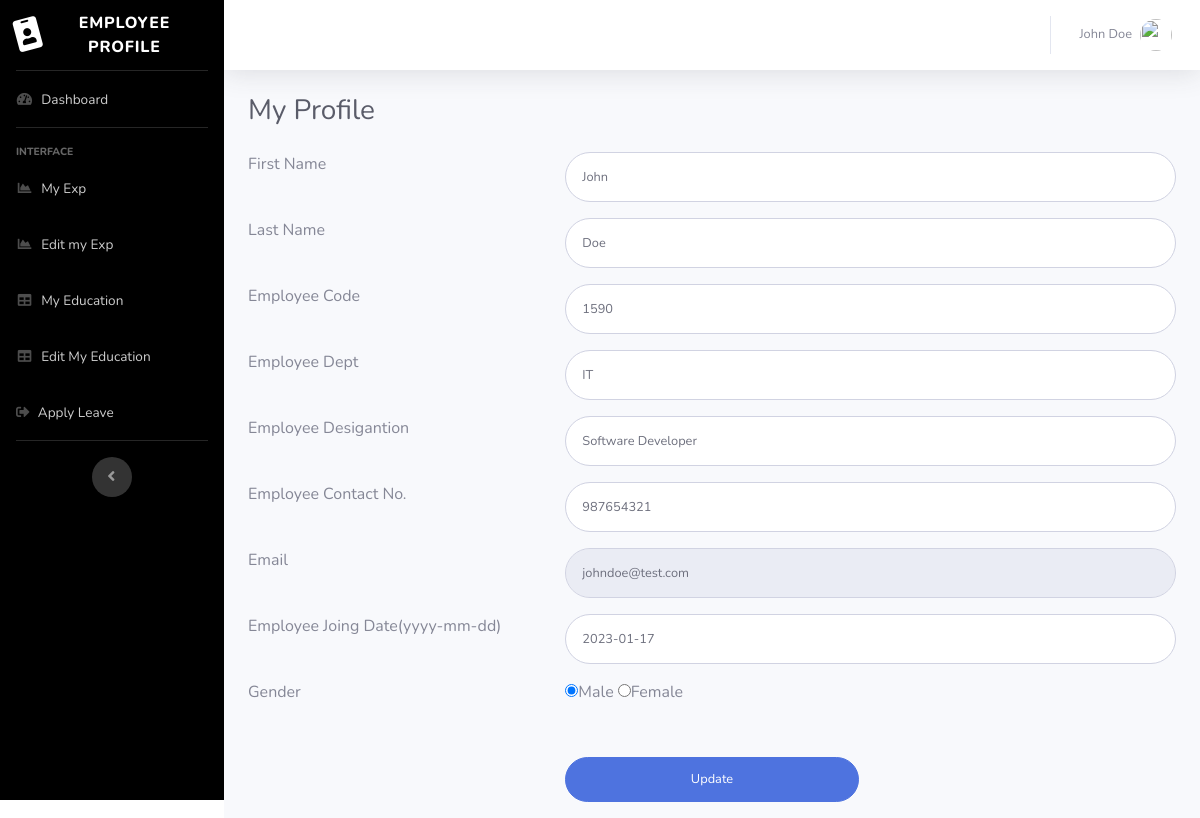
/erms/myprofile.php (signed in), run on the app's committed database.
### tables this page shows
CREATE TABLE `employeedetail` (
  `ID` int(11) NOT NULL,
  `EmpFname` varchar(50) DEFAULT NULL,
  `EmpLName` varchar(50) NOT NULL,
  `EmpCode` varchar(50) DEFAULT NULL,
  `EmpDept` varchar(120) DEFAULT NULL,
  `EmpDesignation` varchar(120) DEFAULT NULL,
  `EmpContactNo` bigint(10) DEFAULT NULL,
  `EmpGender` enum('Male','Female') DEFAULT NULL,
  `EmpEmail` varchar(200) DEFAULT NULL,
  `EmpPassword` varchar(100) DEFAULT NULL,
  `EmpJoingdate` date DEFAULT NULL,
  `PostingDate` timestamp NOT NULL DEFAULT current_timestamp()
);

### erms/myprofile.php (the view, shortened to what this page needs)
<?php
include('includes/dbconnection.php');
if (strlen($_SESSION['uid']==0)) {
  header('location:logout.php');
  } else{
  ?>
<!DOCTYPE html>
<html lang="en">
<head>
  <link href="vendor/fontawesome-free/css/all.min.css" rel="stylesheet" type="text/css">
  <link href="css/sb-admin-2.min.css" rel="stylesheet">
</head>
<body id="page-top">
  <div id="wrapper">
  <?php include_once('includes/sidebar.php')?>
    <div id="content-wrapper" class="d-flex flex-column">
      <div id="content">
         <?php include_once('includes/header.php')?>
        <div class="container-fluid">
          <h1 class="h3 mb-4 text-gray-800">My Profile</h1>
<form class="user" method="post" action="">
  <?php
$eid=$_SESSION['uid'];
$ret=mysqli_query($con,"select * from employeedetail where ID='$eid'");
while ($row=mysqli_fetch_array($ret)) {
?>
               <div class="row">
                <div class="col-4 mb-3">First Name</div>
                   <div class="col-8 mb-3">   <input type="text" class="form-control form-control-user" id="FirstName" name="FirstName" aria-describedby="emailHelp" required="true" value="<?php  echo $row['EmpFname'];?>"></div>
                    </div>
                    <div class="row">
                      <div class="col-4 mb-3">Last Name </div>
                     <div class="col-8 mb-3">  <input type="text" class="form-control form-control-user" id="LastName" name="LastName" aria-describedby="emailHelp" required="true" value="<?php  echo $row['EmpLName'];?>"></div>
                     </div>
                    <div class="row">
                    <div class="col-4 mb-3">Employee Code </div>
                    <div class="col-8 mb-3">
                      <input type="text" class="form-control form-control-user" id="EmpCode" name="EmpCode" aria-describedby="emailHelp" required="true" value="<?php  echo $row['EmpCode'];?>"></div>
                    </div>
                    <div class="row">
                      <div class="col-4 mb-3">Employee Dept</div>
                     <div class="col-8 mb-3">
                      <input type="text" class="form-control form-control-user" id="EmpDept" name="EmpDept" aria-describedby="emailHelp" required="true" value="<?php  echo $row['EmpDept'];?>">
                    </div></div>
                    <div class="row">
                    <div class="col-4 mb-3">Employee Desigantion</div>
                    <div class="col-8 mb-3">
                      <input type="text" class="form-control form-control-user" id="EmpDesignation" name="EmpDesignation" aria-describedby="emailHelp" required="true" value="<?php  echo $row['EmpDesignation'];?>">
                    </div></div>
                    <div class="row">
                      <div class="col-4 mb-3">Employee Contact No.</div>
                    <div class="col-8 mb-3">
                      <input type="text" class="form-control form-control-user" id="EmpContactNo" name="EmpContactNo" aria-describedby="emailHelp" required="true" value="<?php  echo $row['EmpContactNo'];?>">
                    </div></div>
                    <div class="row">
                    <div class="col-4 mb-3">Email</div>
                   <div class="col-8 mb-3">
                      <input type="email" class="form-control form-control-user" id="Email" name="Email" aria-describedby="emailHelp" placeholder="Enter Email Address..." required="true" value="<?php  echo $row['EmpEmail'];?>" readonly="true">
                    </div></div>
                    <div class="row">
                      <div class="col-4 mb-3">Employee Joing Date(yyyy-mm-dd)</div>
                    <div class="col-8  mb-3">
                      <input type="text" class="form-control form-control-user" value="<?php  echo $row['EmpJoingdate'];?>" id="jDate" name="EmpJoingdate" aria-describedby="emailHelp">
                    </div></div>
                    <div class="row">
                      <div class="col-4 mb-3">Gender</div>
                    <div class="col-4 mb-3">
<?php if($row['EmpGender']=="Male")
{?>
                      <input type="radio" id="gender" name="gender" value="Male" checked="true">Male
                     <input type="radio" name="gender" value="Female">Female
                   <?php }   else if($row['EmpGender']=="Female") {?>
 <input type="radio" id="gender" name="gender" value="Male" >Male
  <input type="radio" name="gender" value="Female" checked="true">Female
                   <?php } else { ?>
 <input type="radio" id="gender" name="gender" value="Male" >Male
  <input type="radio" name="gender" value="Female">Female
                   <?php } ?>
                    </div></div>
<?php } ?>
                    <div class="row" style="margin-top:4%">
                      <div class="col-4"></div>
                      <div class="col-4">
                      <input type="submit" name="submit"  value="Update" class="btn btn-primary btn-user btn-block mb-3">
                    </div>
                    </div>
                  </form>
        </div>
      </div>
    </div>
  </div>
</body>
</html>
<?php }  ?>

### erms/includes/header.php (shortened to what this page needs)
<div style="position: 'sticky', top: '0', zIndex: '1'">
  <nav class="navbar navbar-expand navbar-light bg-white topbar mb-4 static-top shadow">
    <ul class="navbar-nav ml-auto">
      <li class="nav-item dropdown no-arrow">
        <a class="nav-link dropdown-toggle" href="#" id="userDropdown" role="button" data-toggle="dropdown" aria-haspopup="true" aria-expanded="false">
          <?php
          $empid=$_SESSION['uid'];
          $ret=mysqli_query($con,"select EmpFname,EmpLname from employeedetail where ID='$empid'");
          $row=mysqli_fetch_array($ret);
          $fname=$row['EmpFname'];
          $lname=$row['EmpLname'];
          ?>
          <span class="mr-2 d-none d-lg-inline text-gray-600 small"><?php echo $fname." ".$lname; ?></span>
          <img class="img-profile rounded-circle" src="https://encrypted-tbn0.gstatic.com/images?q=tbn:ANd9GcROKY6nTtUMyJ1H5ZFKloiHcpwiYbiwn89aFSWPQGyZvw&s">
        </a>
      </li>
    </ul>
  </nav>
</div>

### data on the page
employeedetail: EmpFname "John", EmpLName "Doe", FirstName "John", LastName "Doe", EmpCode "1590", EmpDept "IT", EmpDesignation "Software Developer", EmpContactNo "987654321", Email "johndoe@test.com", EmpJoingdate "2023-01-17"
